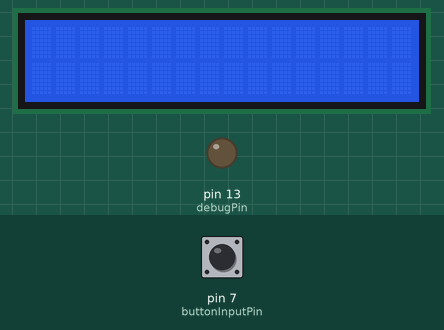
Bench run of a sketch on a simulated Arduino Uno, built with avr-gcc and run on an emulated ATmega328P. Shown: 16×2 character LCD, output pins drawn as LEDs (lit = HIGH). The test bench sets the inputs (shaded band); at power-on: pin 7 (buttonInputPin) LOW.

Above: at 1.2 s.
1.3 s: pin 7 (buttonInputPin) pulled HIGH for 0.15 s
At 2.1 s:
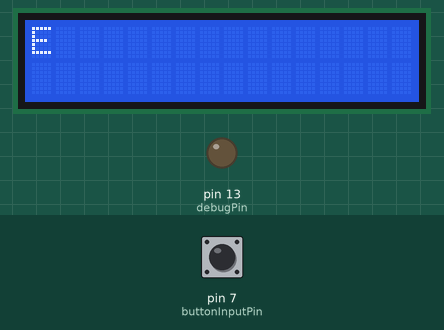
3.3 s: pin 7 (buttonInputPin) pulled HIGH for 1 s
At 5.9 s:
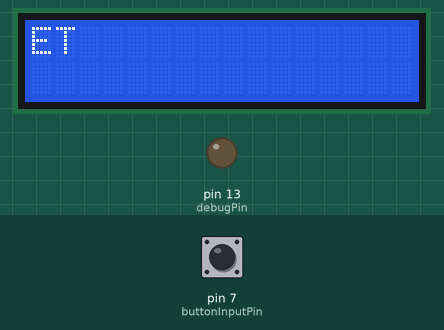
6.2 s: pin 7 (buttonInputPin) pulled HIGH for 0.15 s
At 7.9 s:
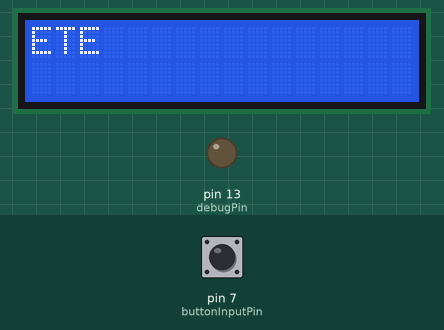
8.2 s: pin 7 (buttonInputPin) pulled HIGH for 3.2 s
At 12.5 s:
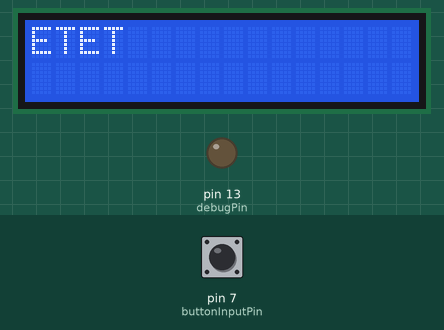
13.3 s: pin 7 (buttonInputPin) pulled HIGH for 0.15 s
At 14.7 s:
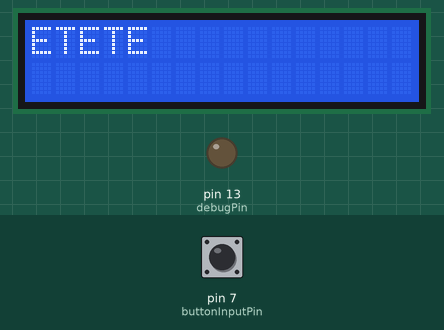
15.3 s: pin 7 (buttonInputPin) pulled HIGH for 1 s
At 17.7 s:
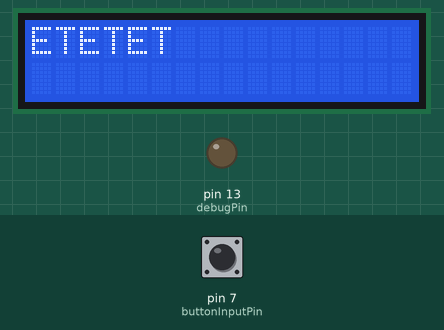
Timing chart, 0 to 19.2 s (numbered marks = the images above; inputs shaded):
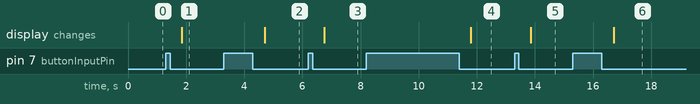

The sketch:

main.ino
```cpp
// This allows us to control a Hitachi HD44780 compatible LCD display
#include <LiquidCrystal.h>

#define buttonInputPin 7
#define debugPin 13
#define pollRate 10 // 10 ms

// The schematic for the LCD can be found here
// https://docs.arduino.cc/learn/electronics/lcd-displays
const int rs = 12, en = 11, d4 = 5, d5 = 4, d6 = 3, d7 = 2;

LiquidCrystal lcd(rs, en, d4, d5, d6, d7);

// number of milliseconds a dash (-) should be. Anything
// shorter will be interpreted as a dot (.)
#define dashLengthInMs 300

// number of milliseconds a pause should be. This
// seperates letters
#define pauseLengthInMs 400

int dashLength; // number of consecutive ones needed for a dash
int consecOne = 0; // number of consecutive ones currently

int pauseLength; // number of consecutive ones needed for a pause
int consecZero = 0; // number of consecutive zeroes
String morseWord = "";

// this is to handle scrolling of text
int printedSymbols = 0;

// I thought about using a hashtable, which makes sense and in theory might
// be faster but probably has way to much overhead for such a small list
String morseArray[36][2] = {
	{".-","A"},
	{"-...","B"},
	{"-.-.","C"},
	{"-..","D"},
	{".","E"},
	{"..-.","F"},
	{"--.","G"},
	{"....","H"},
	{"..","I"},
	{".---","J"},
	{"-.-","K"},
	{".-..","L"},
	{"--","M"},
	{"-.","N"},
	{"---","O"},
	{".--.","P"},
	{"--.-","Q"},
	{".-.","R"},
	{"...","S"},
	{"-","T"},
	{"..-","U"},
	{"...-","V"},
	{".--","W"},
	{"-..-","X"},
	{"--..","Z"},
	{"-----","0"},
	{".----","1"},
	{"..---","2"},
	{"...--","3"},
	{"....-","4"},
	{".....","5"},
	{"-....","6"},
	{"--...","7"},
	{"---..","8"},
	{"----.","9"},
};

void setup() {
	// circuitry setup
	pinMode(debugPin,OUTPUT);
	pinMode(buttonInputPin,INPUT);
	lcd.begin(16,2);
	// code setup
	dashLength = dashLengthInMs/pollRate;
	pauseLength = pauseLengthInMs/pollRate;
}

void loop() {
	if (printedSymbols > 11) {
		// why does LiquidCrystal not include a
		// variable for this function...
		lcd.scrollDisplayLeft();
		lcd.scrollDisplayLeft();
		lcd.scrollDisplayLeft();
		lcd.scrollDisplayLeft();
		printedSymbols = 7;
	}
	if (digitalRead(buttonInputPin) == 1) {
		consecZero = 0;
		consecOne++;
	}
	else {
		// if this is true that must mean that we just changed from
		// holding to not holding the button
		if (consecOne > 0) {
			if (consecOne > dashLength) {
				morseWord += "-";
			}
			else {
				morseWord += ".";
			}
			consecOne = 0;
		}
		consecZero += 1;
		if (consecZero > pauseLength && morseWord.length() > 0) {
			lcd.print(outputSymbol(morseWord));
			morseWord = "";
			printedSymbols++;
		}
	}
	delay(pollRate);
}

String outputSymbol(String morseWord) {
	for (int i = 0; i < 36; i++) {
		if (morseWord == morseArray[i][0]) {
			return morseArray[i][1];
		}
	}
	return "?";
}
```

Measured:
- after the input at 1.3 s, the display: changes after 0.56 s (image 1)
- after the input at 3.3 s, the display: changes after 1.4 s (image 2)
- after the input at 6.2 s, the display: changes after 0.55 s (image 3)
- after the input at 8.2 s, the display: changes after 3.6 s (image 4)
- after the input at 13.3 s, the display: changes after 0.55 s (image 5)
- after the input at 15.3 s, the display: changes after 1.4 s (image 6)
